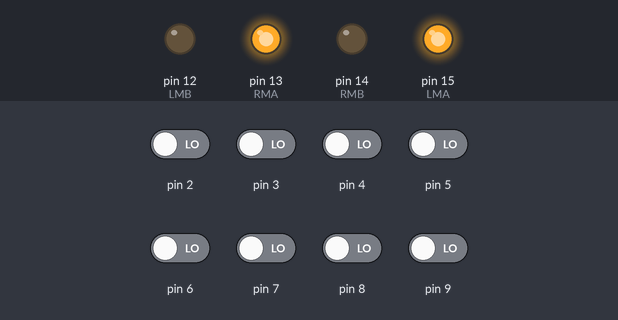
Recording of a sketch running on a simulated Arduino Uno, built with avr-gcc and run on an emulated ATmega328P. On the bench: output pins drawn as LEDs (lit = HIGH). The inputs (shaded band) are chosen by the test bench; at power-on: pin 2–9 LOW. What the sketch prints to the serial monitor is not drawn.

Above: at 0.1 s.
Timing chart, 0 to 1.6 s (numbered marks = the images above):
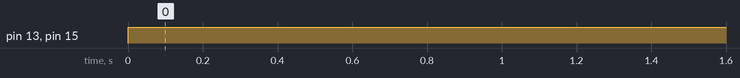

The sketch:

IR_Array_line_follower_code.ino
```cpp
//MOTOR WORKS//
int RMA=13;
int RMB=14;
int LMA=15;
int LMB=12;

//MOTOR SPEED//
int full=255;
int zero=0;

//LINE & BACKGROUND//
int line = 0;
int bg = 1;

//IR CHANNELS//
int S1;
int S2;
int S3;
int S4;
int S5;
int S6;
int S7;
int S8;

void setup() {
  Serial.begin(9600);
  pinMode(RMA,OUTPUT);
  pinMode(RMB,OUTPUT);
  pinMode(LMA,OUTPUT);
  pinMode(LMB,OUTPUT);

  pinMode(S1,INPUT);
  pinMode(S2,INPUT);
  pinMode(S3,INPUT);
  pinMode(S4,INPUT);
  pinMode(S5,INPUT);
  pinMode(S6,INPUT);
  pinMode(S7,INPUT);
  pinMode(S8,INPUT);
}

void loop() {
  S1=digitalRead(2);
  S2=digitalRead(3);
  S3=digitalRead(4);
  S4=digitalRead(5);
  S5=digitalRead(6);
  S6=digitalRead(7);
  S7=digitalRead(8);
  S8=digitalRead(9);
  Serial.println(S1);

  if((S1 == bg) && (S2 == bg) && (S3 == bg) && (S4 == line) && (S5 == line) && (S6 == bg) && (S7 == bg) && (S8 == bg))
  {
   forward();
  }

  if((S1 == bg) && (S2 == bg) && (S3 == line) && (S4 == line) && (S5 == line) && (S6 == bg) && (S7 == bg) && (S8 == bg))
  {
   left();
  }

  if((S1 == bg) && (S2 == line) && (S3 == line) && (S4 == line) && (S5 == line) && (S6 == bg) && (S7 == bg) && (S8 == bg))
  {
   left();
  }

  if((S1 == line) && (S2 == line) && (S3 == line) && (S4 == line) && (S5 == line) && (S6 == bg) && (S7 == bg) && (S8 == bg))
  {
   left();
  }

  if((S1 == bg) && (S2 == bg) && (S3 == bg) && (S4 == line) && (S5 == line) && (S6 == line) && (S7 == bg) && (S8 == bg))
  {
   right();
  }

  if((S1 == bg) && (S2 == bg) && (S3 == bg) && (S4 == line) && (S5 == line) && (S6 == line) && (S7 == line) && (S8 == bg))
  {
   right();
  }

  if((S1 == bg) && (S2 == bg) && (S3 == bg) && (S4 == line) && (S5 == line) && (S6 == line) && (S7 == line) && (S8 == line))
  {
   right();
  }

  if((S1 == bg) && (S2 == bg) && (S3 == line) && (S4 == line) && (S5 == bg) && (S6 == bg) && (S7 == bg) && (S8 == bg))
  {
   left();
  }

  if((S1 == bg) && (S2 == line) && (S3 == line) && (S4 == bg) && (S5 == bg) && (S6 == bg) && (S7 == bg) && (S8 == bg))
  {
   left();
  }

  if((S1 == line) && (S2 == line) && (S3 == bg) && (S4 == bg) && (S5 == bg) && (S6 == bg) && (S7 == bg) && (S8 == bg))
  {
   left();
  }

  if((S1 == bg) && (S2 == bg) && (S3 == bg) && (S4 == bg) && (S5 == line) && (S6 == line) && (S7 == bg) && (S8 == bg))
  {
   right();
  }

   if((S1 == bg) && (S2 == bg) && (S3 == bg) && (S4 == bg) && (S5 == bg) && (S6 == line) && (S7 == line) && (S8 == bg))
  {
   right();
  }

   if((S1 == bg) && (S2 == bg) && (S3 == bg) && (S4 == bg) && (S5 == bg) && (S6 == bg) && (S7 == line) && (S8 == line))
  {
   right();
  }

  if((S1 == bg) && (S2 == bg) && (S3 == bg) && (S4 == bg) && (S5 == bg) && (S6 == bg) && (S7 == bg) && (S8 == bg))
  {
   left();
  }

  if((S1 == line) && (S2 == line) && (S3 == line) && (S4 == line) && (S5 == line) && (S6 == line) && (S7 == line) && (S8 == line))
  {
   forward();
  }
}

//FUNCTIONS//

void forward(){
  analogWrite(LMA,full);
  analogWrite(LMB,zero);
  analogWrite(RMA,full);
  analogWrite(RMB,zero);
}

void left(){
  analogWrite(LMA,zero);
  analogWrite(LMB,full);
  analogWrite(RMA,full);
  analogWrite(RMB,zero);
}

void right(){
  analogWrite(LMA,full);
  analogWrite(LMB,zero);
  analogWrite(RMA,zero);
  analogWrite(RMB,full);
}

void STOP(){
  analogWrite(LMA,zero);
  analogWrite(LMB,zero);
  analogWrite(RMA,zero);
  analogWrite(RMB,zero);
}
```

Measured:
- by itself, pin 13 (RMA), pin 15 (LMA): LOW → HIGH at 0.00 s
